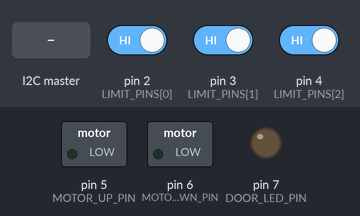
The sketch below on a simulated Arduino Uno, built with avr-gcc and run on an emulated ATmega328P. Parts: switched loads named in the sketch (green lamp = pin HIGH), output pins drawn as LEDs (lit = HIGH). Inputs (shaded band) come from the test bench; at power-on: pin 2 (LIMIT_PINS[0]) HIGH, pin 3 (LIMIT_PINS[1]) HIGH, pin 4 (LIMIT_PINS[2]) HIGH. What the sketch prints to the serial monitor is not drawn.

Above: at 1.2 s.
1.3 s: the I2C master sends the byte 1
At 2.5 s:
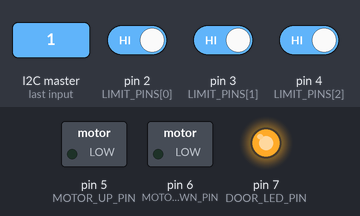
2.8 s: the I2C master sends the byte 2
At 4.9 s:
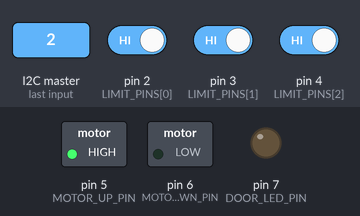
Timing chart, 0 to 6.4 s (numbered marks = the images above; inputs shaded):
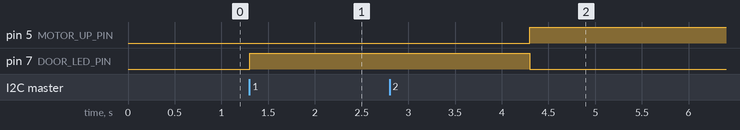

Measured:
- after the input at 1.3 s, pin 7 (DOOR_LED_PIN): LOW → HIGH at once
- after the input at 2.8 s, pin 5 (MOTOR_UP_PIN): LOW → HIGH after 1.5 s

The sketch:

car_controller.ino
```cpp
/*
  Dual-Uno Elevator PLC Simulation - Car Controller (I2C slave 0x20)
  ---------------------------------------------------------------------
  Owns the elevator's state machine and closed-loop floor positioning
  against physical limit switches, with a simplified elevator-algorithm
  call queue. Board: Arduino Uno.
*/

#include <Wire.h>

const uint8_t I2C_ADDRESS = 0x20;
const uint8_t LIMIT_PINS[3] = {2, 3, 4}; // floor 1, 2, 3 (index 0,1,2)
const uint8_t MOTOR_UP_PIN = 5, MOTOR_DOWN_PIN = 6, DOOR_LED_PIN = 7;

enum State : uint8_t { IDLE = 0, MOVING_UP = 1, MOVING_DOWN = 2, DOOR_OPEN = 3 };

volatile uint8_t currentFloor = 1;
volatile uint8_t state = IDLE;
volatile bool doorOpenFlag = false;
volatile uint8_t requestedFloor = 0; // set via I2C write, 0 = none pending

bool pendingCalls[3] = {false, false, false};
int8_t travelDirection = 1; // 1 = up, -1 = down (for SCAN-like ordering)

unsigned long doorOpenedAtMs = 0;
const unsigned long DOOR_DWELL_MS = 3000;

void setup() {
  Serial.begin(9600);
  for (uint8_t i = 0; i < 3; i++) pinMode(LIMIT_PINS[i], INPUT_PULLUP);
  pinMode(MOTOR_UP_PIN, OUTPUT); pinMode(MOTOR_DOWN_PIN, OUTPUT); pinMode(DOOR_LED_PIN, OUTPUT);
  digitalWrite(MOTOR_UP_PIN, LOW); digitalWrite(MOTOR_DOWN_PIN, LOW); digitalWrite(DOOR_LED_PIN, LOW);

  Wire.begin(I2C_ADDRESS);
  Wire.onRequest(onRequest);
  Wire.onReceive(onReceive);

  currentFloor = detectFloorFromSwitches();
  Serial.println("Car controller ready.");
}

void loop() {
  switch (state) {
    case IDLE:
      handleIdle();
      break;
    case MOVING_UP:
    case MOVING_DOWN:
      handleMoving();
      break;
    case DOOR_OPEN:
      handleDoorOpen();
      break;
  }

  if (requestedFloor != 0) {
    uint8_t f = requestedFloor;
    requestedFloor = 0;
    if (f >= 1 && f <= 3) pendingCalls[f - 1] = true;
  }
}

uint8_t detectFloorFromSwitches() {
  for (uint8_t i = 0; i < 3; i++) {
    if (digitalRead(LIMIT_PINS[i]) == LOW) return i + 1;
  }
  return 1; // default assumption if none triggered (e.g. between floors)
}

void handleIdle() {
  int target = pickNextTarget();
  if (target == 0) return; // no pending calls

  if (target > currentFloor) {
    state = MOVING_UP;
    digitalWrite(MOTOR_UP_PIN, HIGH);
    travelDirection = 1;
  } else if (target < currentFloor) {
    state = MOVING_DOWN;
    digitalWrite(MOTOR_DOWN_PIN, HIGH);
    travelDirection = -1;
  } else {
    pendingCalls[target - 1] = false;
    openDoor();
  }
}

int pickNextTarget() {
  // SCAN-like: prefer a pending call in the current direction of travel first.
  if (travelDirection > 0) {
    for (int f = currentFloor + 1; f <= 3; f++) if (pendingCalls[f - 1]) return f;
    for (int f = currentFloor - 1; f >= 1; f--) if (pendingCalls[f - 1]) return f;
  } else {
    for (int f = currentFloor - 1; f >= 1; f--) if (pendingCalls[f - 1]) return f;
    for (int f = currentFloor + 1; f <= 3; f++) if (pendingCalls[f - 1]) return f;
  }
  if (pendingCalls[currentFloor - 1]) return currentFloor;
  return 0;
}

void handleMoving() {
  for (uint8_t i = 0; i < 3; i++) {
    if (digitalRead(LIMIT_PINS[i]) == LOW && (i + 1) != currentFloor) {
      currentFloor = i + 1;
      digitalWrite(MOTOR_UP_PIN, LOW);
      digitalWrite(MOTOR_DOWN_PIN, LOW);
      pendingCalls[currentFloor - 1] = false;
      openDoor();
      return;
    }
  }
}

void openDoor() {
  state = DOOR_OPEN;
  doorOpenFlag = true;
  digitalWrite(DOOR_LED_PIN, HIGH);
  doorOpenedAtMs = millis();
}

void handleDoorOpen() {
  if (millis() - doorOpenedAtMs >= DOOR_DWELL_MS) {
    doorOpenFlag = false;
    digitalWrite(DOOR_LED_PIN, LOW);
    state = IDLE;
  }
}

void onRequest() {
  uint8_t buf[3] = {currentFloor, state, (uint8_t)(doorOpenFlag ? 1 : 0)};
  Wire.write(buf, 3);
}

void onReceive(int numBytes) {
  if (numBytes < 1) return;
  requestedFloor = Wire.read();
}
```
